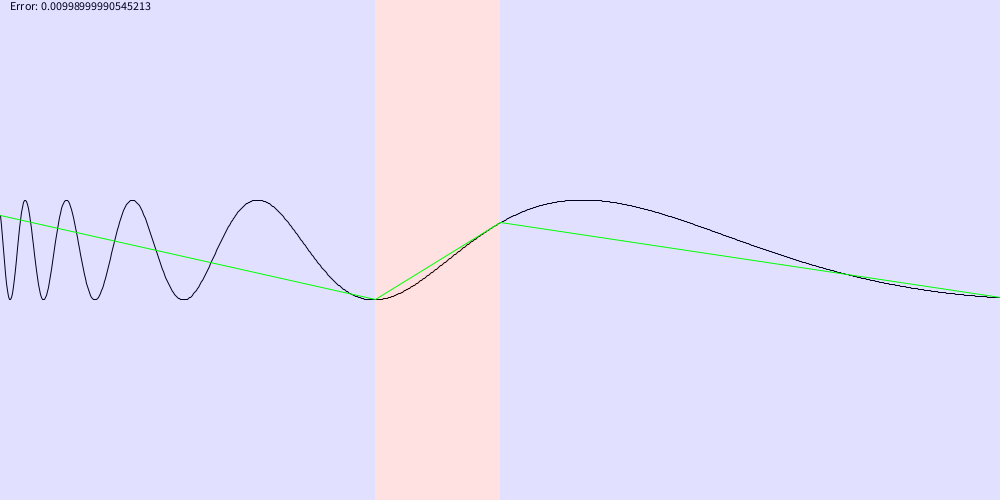
Frame 1 (no input)
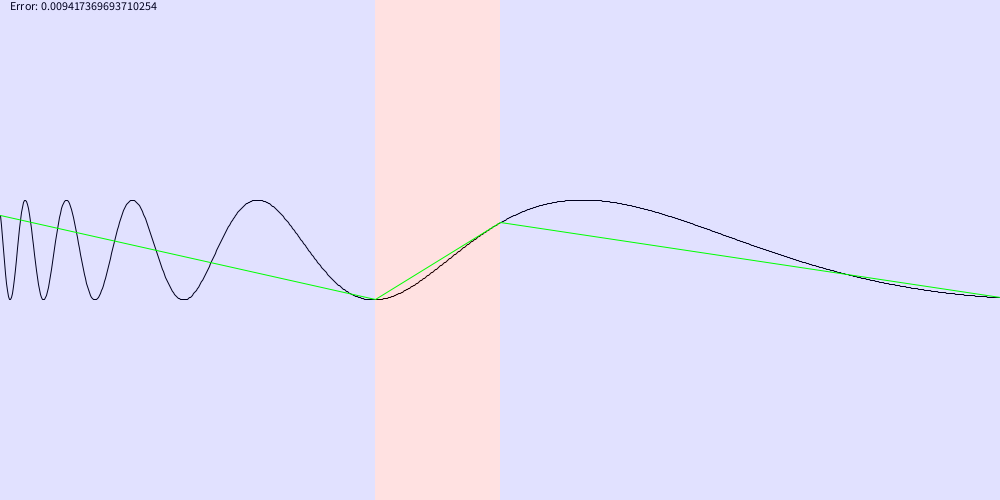
Frame 60 (the mouse pressed at the canvas centre just before this capture)
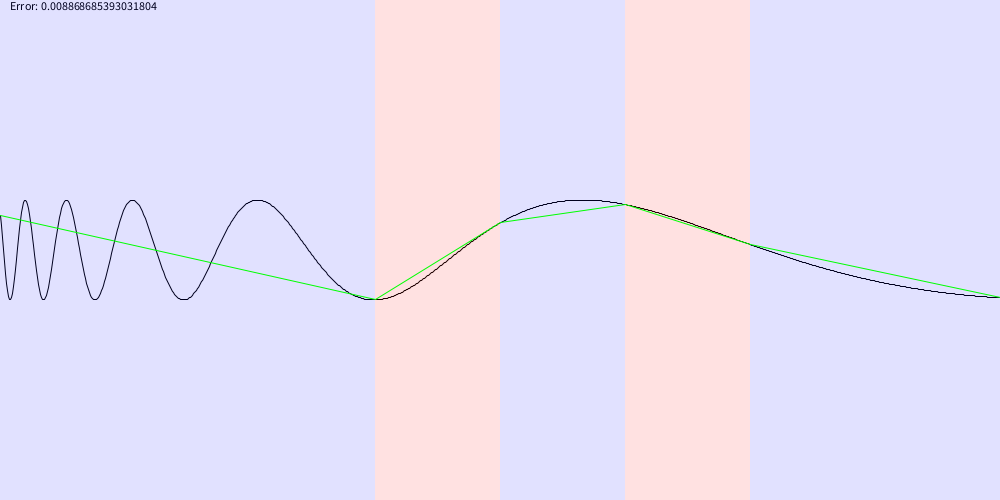
Frame 120 (the mouse held since frame 60 and released just before this capture)

The Processing sketch that drew these frames (run headless with seeded random() and noise(); from frame 60 on, the mouse is pressed at the canvas centre):

// Processing sketch: adaptiveAdaptiveTrapezoidal
// ── adaptiveAdaptiveTrapezoidal.pde
final double a=0.026;
final double b=0.2;
final double yScale=50;

double error=0.01;
ArrayList<Double> samplePoints=new ArrayList<Double>();

double f(double x){
  return Math.sin(1/x); 
}
void drawFunction(){
  fill(255);
  stroke(0);
  double pixel=(b-a)/width;
  beginShape();
  for(int i=0;i<width;i++){
    float x=(float)(a+i*pixel);  
    vertex(i,height/2-(float)(f(x)*yScale));
  }
  endShape();
}
void drawSamples(){
  float oldX=0;
  float oldY=height/2-(float)(f(a)*yScale);
  
  for(int i=1;i<samplePoints.size();i++){
    float x=(float)((samplePoints.get(i)-a)/(b-a)*width);  
    float y=height/2-(float)(f(samplePoints.get(i))*yScale);
    if(i%2==0)fill(255,0,0,30);
    else fill(0,0,255,30);
    noStroke();
    rect(oldX,0,x-oldX,height);
    stroke(0,255,0);
    line(oldX,oldY,x,y);
    oldX=x;
    oldY=y;
  }
}

double adaptiveAdaptiveTrapezoidal(double error){
    samplePoints.clear();
    return computeSlice(a,b,error);
}

double computeSlice(double a, double b, double maxError){
    double oneSlice=(f(a)+f(b))/2*(b-a);
    //double twoSlice=(f(a)+2*f(a+(b-a)/2)+f(b))/4*(b-a);
    double sliceWidth=(b-a)/2;
    double twoSlice=(f(a)+f(a+sliceWidth))/2*sliceWidth+(f(a+sliceWidth)+f(b))/2*sliceWidth;
    double error=1.0/3*(twoSlice-oneSlice);
    if(Math.abs(error)<maxError*(b-a)/(this.b-this.a)){
      samplePoints.add(b);
      return twoSlice;
    }
    else return computeSlice(a,a+(b-a)/2,maxError)+computeSlice(a+(b-a)/2,b,maxError);

}
void mouseClicked(){
 error*=0.95; 
}
void setup(){
  size(1000,500);
  
}
void draw(){
  error*=0.999;
  background(255);
  fill(0);
  text("Error: "+error,10,10);
 drawFunction(); 
 adaptiveAdaptiveTrapezoidal(error);
 drawSamples();
}
